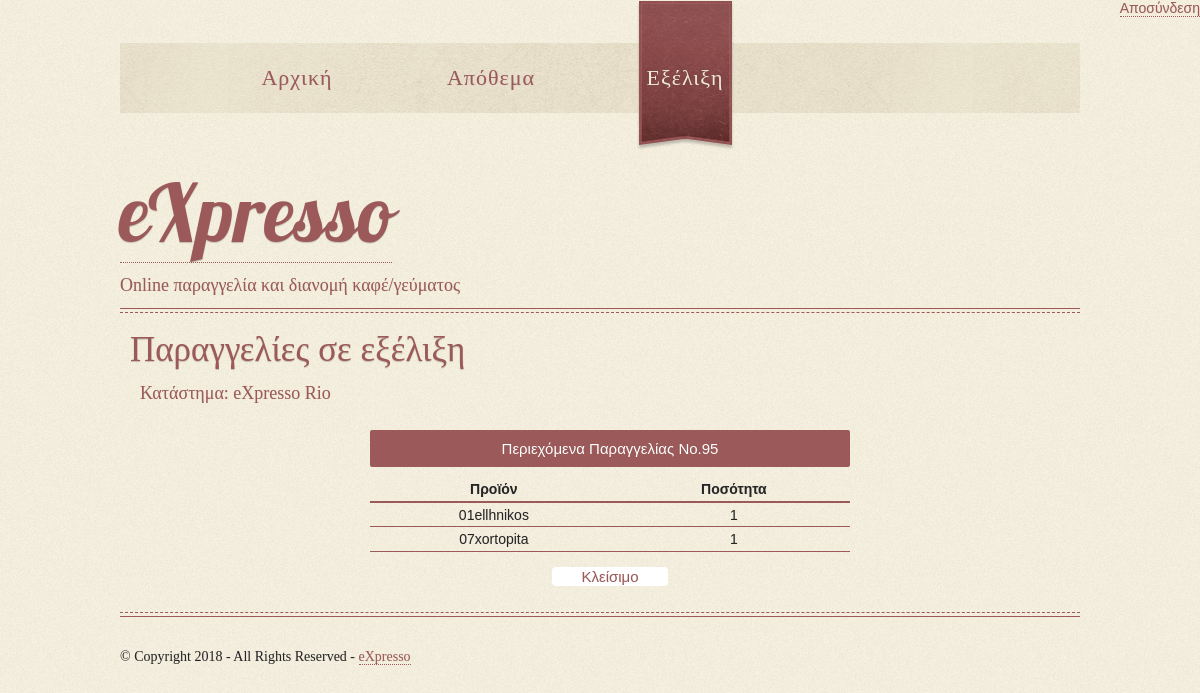
The app's page /eXpresso/orders.php?id_par=95 (signed in) with its own data.
### tables this page shows
CREATE TABLE `katasthma` (
  `onoma` varchar(50) NOT NULL,
  `odos` varchar(50) NOT NULL,
  `arithmos` int(11) NOT NULL,
  `TK` int(5) DEFAULT NULL,
  `thlefwno` varchar(10) DEFAULT NULL,
  `latitude` double DEFAULT NULL,
  `longitude` double DEFAULT NULL,
  `manager_fk` int(10) DEFAULT NULL
);

CREATE TABLE `periexei` (
  `id_par` int(11) NOT NULL,
  `id_proiontos` varchar(255) NOT NULL,
  `posothta` int(11) NOT NULL
);

### eXpresso/dbcontroller.php (called while the page is built, shortened)
<?php
class DBController
{
	private $host = "localhost";
	private $user = "root";
	private $password = "";
	private $database = "delivery";
	private $conn;
	function __construct()
	{
		$this->conn = $this->connectDB();
	}
	function connectDB()
	{
		$conn = mysqli_connect($this->host,$this->user,$this->password,$this->database);
		mysqli_query($conn,"SET CHARACTER SET utf8") or die(mysql_error());
		return $conn;
	}
	function runQuery($query)
	{
		$result = mysqli_query($this->conn,$query) or die(mysql_error());
		while($row=mysqli_fetch_assoc($result))
		{
			$resultset[] = $row;
		}
		if(!empty($resultset))
			return $resultset;
	}
	function selectQuery($query)
	{
		$result = mysqli_query($this->conn,$query) or die(mysql_error());
		$row = mysqli_fetch_array($result);
		return $row;
	}
}
?>

### eXpresso/orders.php (the view, shortened to what this page needs)
<?php
	include 'header.php';
	require ("dbcontroller.php");
	$db_handle = new DBController();
	$katasthma = $db_handle->selectQuery("SELECT * FROM katasthma WHERE manager_fk='".$_SESSION ['AFM_man']."'");
	if(isset($_GET['id_par']))
	{
		$proionta_paraggelias = $db_handle->runQuery("SELECT id_proiontos, posothta FROM periexei WHERE id_par='".$_GET['id_par']."'");
	}
?>
		  <div class="wrapper">
			  <div class="border"></div>
				<article class="fullwidth menu">
				  <h4>Παραγγελίες σε εξέλιξη</h4>
				  <p>Κατάστημα: <?php echo $katasthma["onoma"]; ?></p>
				  <br>
					<?php
					if (!empty($proionta_paraggelias))
					{
					?>
						<div id="product-grid" style="width:50%; margin: auto; text-align: center">
							<div class="txt-heading" style="font-size: 15px">Περιεχόμενα Παραγγελίας No.<?php echo $_GET["id_par"]; ?></div>
							<table cellpadding="10" cellspacing="1" align="center" style="width:100%;">
								<tbody>
									<tr height="25" style="border-bottom:#9c5959 2px solid;">
										<th style="text-align:center;"><strong>Προϊόν</strong></th>
										<th style="text-align:center;"><strong>Ποσότητα</strong></th>
									</tr>
									<?php
									foreach($proionta_paraggelias as $key=>$value)
									{
									?>
										<tr height="25">
											<td style="text-align:center; border-bottom:#9c5959 1px solid;"><?php echo $proionta_paraggelias[$key]["id_proiontos"]; ?></td>
											<td style="text-align:center; border-bottom:#9c5959 1px solid;"><?php echo $proionta_paraggelias[$key]["posothta"]; ?></td>
										</tr>
									<?php
									}
									?>
									<tr>
										<td align="center" colspan="2"><a href="orders.php"><div style="background-color: #ffffff; border: none; margin-top: 15px; padding: 1px 10px; width: 20%; color: #9c5959; font-size: 15px; text-decoration: none; border-radius: 4px;">Κλείσιμο</div></a></td>
									</tr>
								</tbody>
							</table>
							<br>
						</div>
					<?php
					}
					?>
				</article>
				<br>
			</div>
<?php
	include 'footer.php';
?>

### eXpresso/styles/style.css (style rules this page uses)
body, div, dl, dt, dd, ul, ol, li, h1, h2, h3, h4, h5, h6, pre, code, form, fieldset, legend, input, textarea, p, th, td, address { margin: 0; padding: 0; }
table { border-collapse: collapse; border-spacing: 0; font-size: inherit; }
address, caption, cite, code, dfn, em, strong, th, var { font-style: normal; font-weight: normal; }
caption, th { text-align: left; }
strong { font-weight: bold; }
body { background: #f5f0e0 url(../images/noise.png); font-family: Century Gothic, sans-serif; color: #252525; font-size: 14px; text-shadow: 0 0 1px rgba(0, 0, 0, 0.10); }
h4 { font-size: 35px; }
h1, h2, h3, h4, h5, h6 { font-family: 'Palatino Linotype', cursive; color: #9c5959; text-shadow: 0px 1px 1px rgba(0, 0, 0, 0.2); font-weight: normal; line-height: 1.3; }
a { color: #9c5959; text-decoration: none; border-bottom: 1px dotted #9c5959; }
.border { height: 3px; border-top: 1px solid #9c5959; border-bottom: 1px dashed #9c5959; }
.wrapper { margin-top: 30px; }
p { font-size: 18px; font-family: Palatino Linotype; color: #9c5959; padding: 10px; }
article { width: 630px; float: left; padding: 10px; border-right: 1px dashed #9c5959; }
.fullwidth { border-right: 0px dashed #9c5959; width: 960px; }
.menu p { width: 420px; }

### eXpresso/styles/style3.css (style rules this page uses)
.txt-heading { padding: 10px 10px; border-radius: 2px; color: #FFF; background: #9c5959; margin-bottom:10px; }
#product-grid { margin-bottom:30px; }

### records on screen
katasthma: onoma "eXpresso Rio"
periexei: id_proiontos "01ellhnikos", posothta "1"
periexei: id_proiontos "07xortopita", posothta "1"

### other values on screen
$_GET["id_par"] "95"
